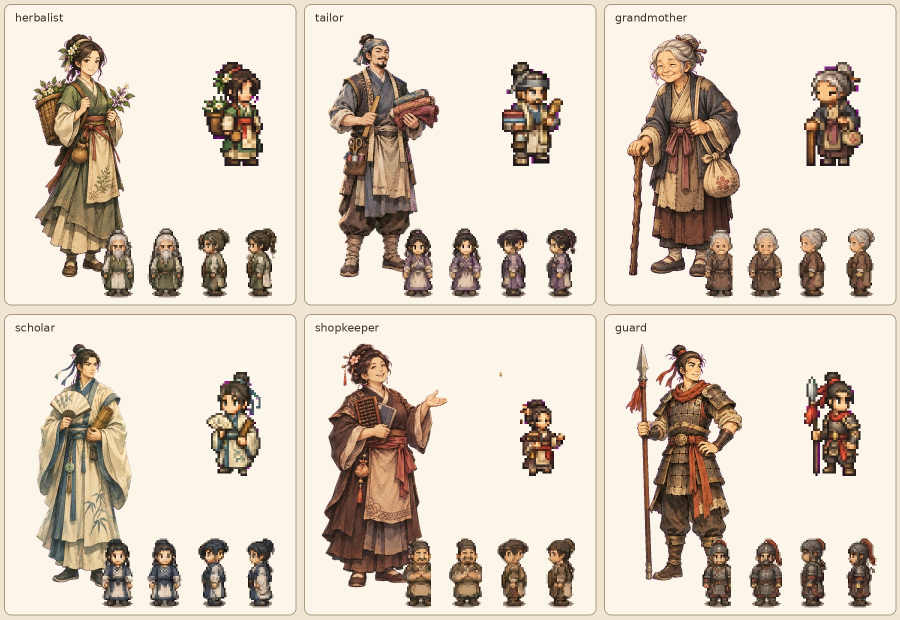
#> input picture art_source/inputs/contact_sheets/villager_reference_sheet.jpg, 1800 x 1240 px, given in place of bg_battle_ash.png, which was not available (shown at 1/2 size)
$ python import_opening_pack.py
#> lines starting #> are read from the running program, lines starting #| are printed output that depends on the picture
"""Imports the opening-sequence art pack (Heroes_Opening_Expanded_Assets) into the game.

Run from the repo root:
    py -3 godot/tools/import_opening_pack.py [pack_dir]
pack_dir defaults to art_source/incoming/opening_pack_01/Heroes_Opening_Expanded_Assets.

What it does
- skies / ground: copied (skies shrunk to 2048 wide) -> assets/scenery, assets/textures
- four-view strips (magenta background) -> 32x48 sprite sheets in assets/sprites via
  build_ai_sheets.build, plus hi-res cut-outs of the three leaders for cinematics
- ink portraits (paper background) -> transparent PNGs in assets/portraits (edge flood-fill,
  so white robes survive), registered in data/speakers.json
- duel picture: kept as a full illustration (not a cut-out); prop sheets: sliced into single props
- 帝王世纪 VFX sheets copied untouched into assets/vfx (to be framed later)
"""
import json
import os
import sys

import numpy as np
from PIL import Image, ImageFilter
from scipy import ndimage

ROOT = os.path.abspath(os.path.join(os.path.dirname(__file__), "..", ".."))
GODOT = os.path.join(ROOT, "godot")
ASSETS = os.path.join(GODOT, "assets")
DEFAULT_PACK = os.path.join(
    ROOT, "art_source", "incoming", "opening_pack_01", "Heroes_Opening_Expanded_Assets")
sys.path.insert(0, os.path.dirname(os.path.abspath(__file__)))
import build_ai_sheets  # noqa: E402

FW, FH = 32, 48

SPRITES = {  # game id -> (folder, file)
    "dongfang_yang": ("02_character_four_views", "dongfang_yang_strip.png"),
    "dongfang_yun": ("02_character_four_views", "dongfang_yun_strip.png"),
    "sol_demon_king": ("02_character_four_views", "sol_demon_king_strip.png"),
    "imperial_swordsman": ("01_opening_first8", "imperial_swordsman_strip.png"),
    "demon_soldier": ("04_additional_units_and_props", "demon_soldier_strip.png"),
    "beastman_warrior": ("04_additional_units_and_props", "beastman_warrior_strip.png"),
    "elf_archer": ("04_additional_units_and_props", "elf_archer_strip.png"),
}
LEADERS = ("dongfang_yang", "dongfang_yun", "sol_demon_king")
VIEWS = ("front", "back", "left", "right")

PORTRAITS = {
    "dongfang_yang": "东方阳",
    "dongfang_yun": "东方云",
    "sol_demon_king": "魔王索尔",
}

TEA_PROPS = [  # detection order of props_teahouse_sheet.png
    "prop_tea_stall", "prop_tea_storyteller_table", "prop_tea_table", "prop_tea_flag",
    "prop_tea_stool_a", "prop_tea_stool_b", "prop_tea_stool_c", "prop_tea_bench",
]

BATTLE_PROPS = [  # detection order of props_battlefield_sheet.png (three flags are one cluster)
    "prop_battle_smoke", "prop_battle_pole_fallen", "prop_battle_spears", "prop_battle_flags",
    "prop_battle_shield", "prop_battle_ballista", "prop_battle_wagon_burning",
    "prop_battle_campfire",
]


def out(path, *parts):
    full = os.path.join(path, *parts)
    os.makedirs(os.path.dirname(full), exist_ok=True)
    return full


# ------------------------------------------------------------------ helpers
# [181 lines left out: functions is_background, split_views, cut_view, import_strip, flood_background, import_portrait and 3 more, not called in this run]


def main():
    pack = sys.argv[1] if len(sys.argv) > 1 else DEFAULT_PACK
    if not os.path.isdir(pack):
        print("pack folder not found:", pack)
        return 1
    tmp = os.path.join(ROOT, "art_source", "incoming", "opening_pack_01", "_strips32")
    os.makedirs(tmp, exist_ok=True)

    print("skies & ground")
    for name in ("ash", "dawn", "dusk", "gold"):
        im = Image.open(os.path.join(pack, "01_opening_first8", "bg_battle_%s.png" % name)).convert("RGB")
#> im is the input picture: PIL image 1800x1240 RGB; mean R, G, B 215.2, 203.1, 188.2
        im = im.crop((16, 16, im.width - 16, im.height - 16))  # the pack has a white frame
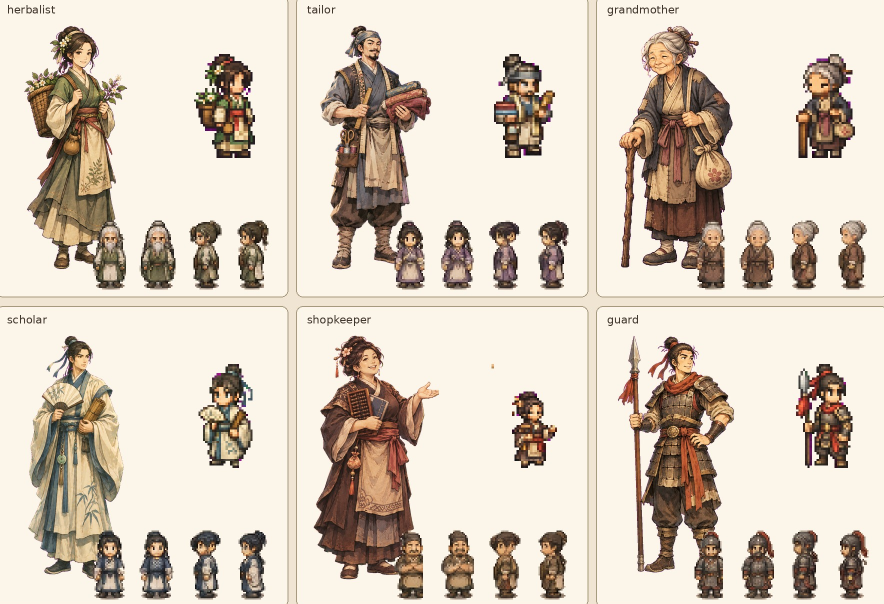
#> im: PIL image 1768x1208 RGB (shown at 1/2 size); mean R, G, B 214.3, 202.1, 187.2
        w = 2048
        im = im.resize((w, round(im.height * w / im.width)), Image.LANCZOS)
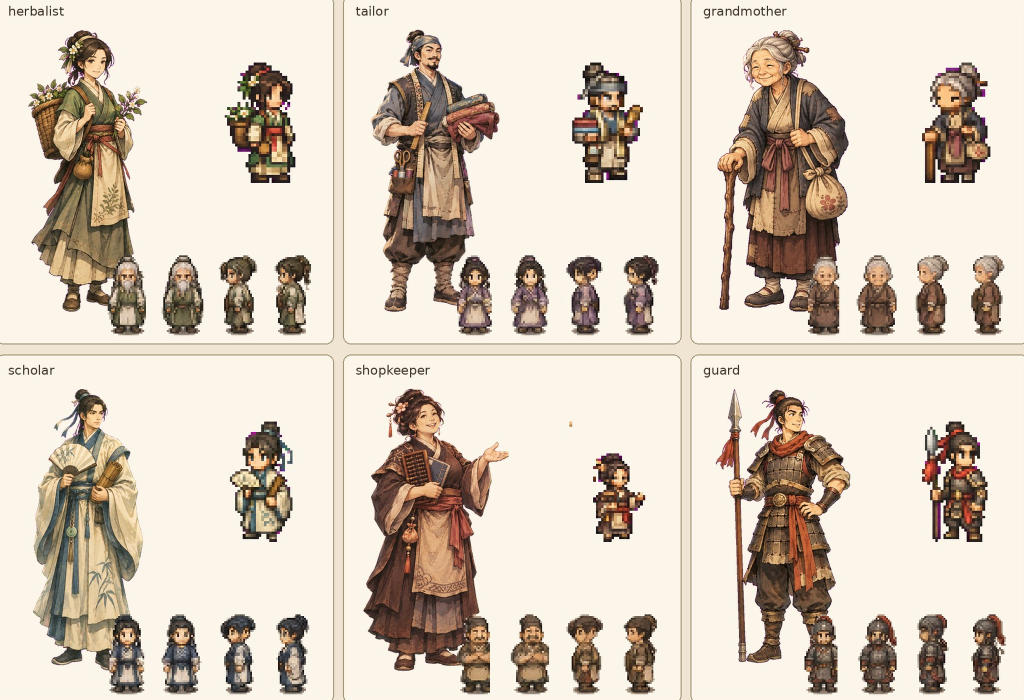
#> im: PIL image 2048x1399 RGB (shown at 1/2 size); mean R, G, B 214.2, 202, 187.2
        im.save(out(ASSETS, "scenery", "bg_battle_%s.png" % name), optimize=True)
#> pass 2 of the loop in main, `for name in ("ash", "dawn", "dusk", "gold"):`:
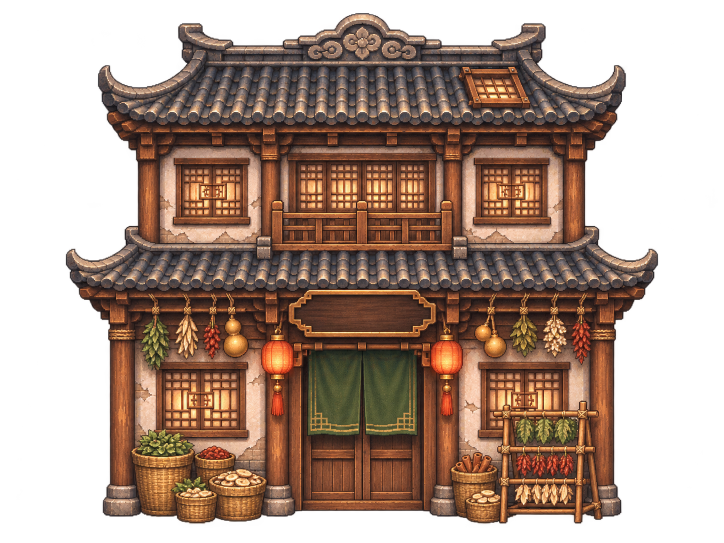
#> input picture art_source/incoming/buildings_batch_01/01_药铺.png, 1448 x 1086 px, given in place of bg_battle_dawn.png, which was not available (shown at 1/2 size)
#> in main, `im = Image.open(os.path.join(pack, "01_opening_first8", "bg_battle_%s...`:
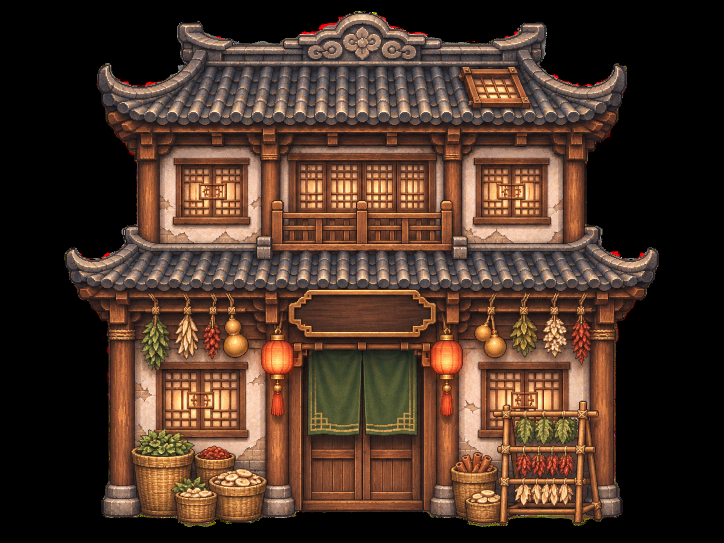
#> im: PIL image 1448x1086 RGB (shown at 1/2 size); mean R, G, B 74.1, 51.7, 39
#> in main, `im = im.crop((16, 16, im.width - 16, im.height - 16))`:
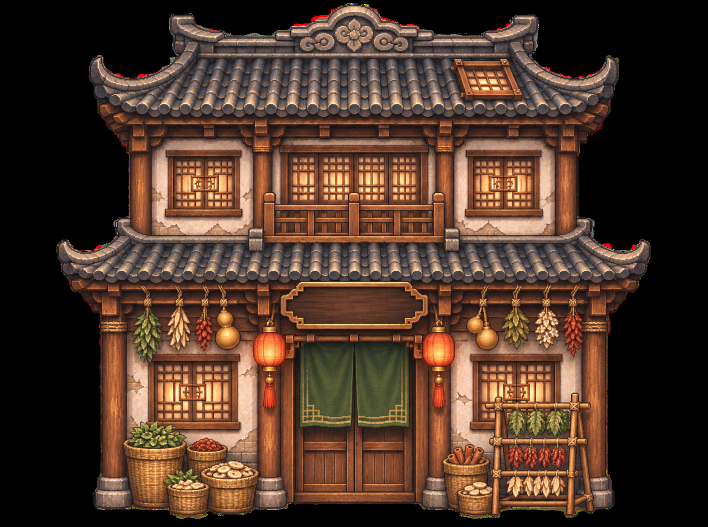
#> im: PIL image 1416x1054 RGB (shown at 1/2 size); mean R, G, B 78.1, 54.5, 41.1
    ground = Image.open(os.path.join(pack, "01_opening_first8", "tex_battlefield_ground.png")).convert("RGB")
    ground = ground.crop((16, 16, ground.width - 16, ground.height - 16))  # drop the white frame
    gw, gh = ground.size  # mirror-tile 2x2 so the texture tiles without seams
    tiled = Image.new("RGB", (gw * 2, gh * 2))
    tiled.paste(ground, (0, 0))
    tiled.paste(ground.transpose(Image.FLIP_LEFT_RIGHT), (gw, 0))
    tiled.paste(ground.transpose(Image.FLIP_TOP_BOTTOM), (0, gh))
    tiled.paste(ground.transpose(Image.ROTATE_180), (gw, gh))
    tiled.resize((1024, 1024), Image.LANCZOS).save(
        out(ASSETS, "textures", "tex_battlefield_ground.png"), optimize=True)

    print("sprites")
    for game_id, (folder, fname) in SPRITES.items():
        import_strip(game_id, os.path.join(pack, folder, fname), tmp)

    print("portraits")
    for game_id in PORTRAITS:
        import_portrait(game_id, os.path.join(pack, "03_character_portraits_ink", game_id + "_portrait.png"))
    register_speakers()

    print("duel illustration & props")
    Image.open(os.path.join(pack, "01_opening_first8", "opening_duel_cutout.png")).convert("RGBA").save(
        out(ASSETS, "scenery", "opening_duel_art.png"), optimize=True)
    slice_props(os.path.join(pack, "01_opening_first8", "props_battlefield_sheet.png"),
                BATTLE_PROPS, os.path.join(ASSETS, "scenery"), segment=True,
                min_light=165, max_sat=75, min_area=700, dilate=0)
    tea = os.path.join(pack, "04_additional_units_and_props", "props_teahouse_sheet.png")
    slice_props(tea, TEA_PROPS, os.path.join(ASSETS, "scenery"), segment=True,
                min_light=225, max_sat=30)

    print("vfx")
    vfx_dir = os.path.join(pack, "05_emperor_century_vfx")
    for fname in sorted(os.listdir(vfx_dir)):
        if fname.endswith(".png"):
            Image.open(os.path.join(vfx_dir, fname)).convert("RGBA").save(
                out(ASSETS, "vfx", "emperor_century_" + fname.replace("emperor_century_", "")), optimize=True)
    print("done")
    return 0


if __name__ == "__main__":
#> (the run stopped early here; a loop or call above may not have finished)
